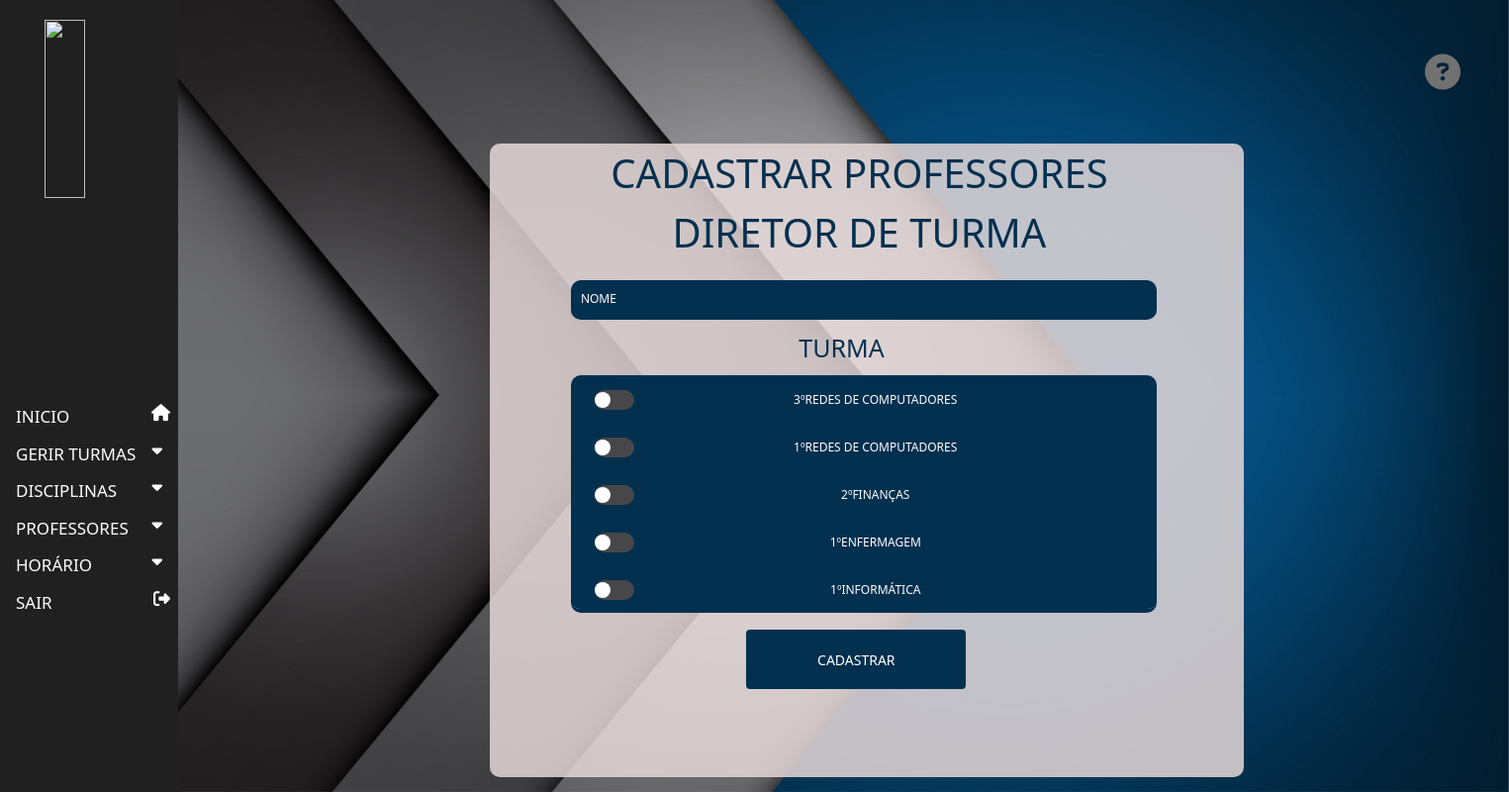
The page /inicio.php?pg=cad_dt on the database its author committed.
### tables this page shows
CREATE TABLE `turma` (
  `id_turma` int(5) UNSIGNED NOT NULL,
  `curso` varchar(200) DEFAULT NULL,
  `ano` varchar(200) DEFAULT NULL
);

### inicio.php (the view, shortened to what this page needs)
<?php
require_once('head.php');
require_once('nav.php');
?>
<!DOCTYPE html>
<html>
<?php echo $head;?>
<body onload="myFunction()"  id="myDiv">
<?php echo $nav?>
<div class="main ">
  <div class="fun">
    <div class="conteudo" id="hh">
      <div onclick="ajuda()" class="ajuda slideLeft">
        <button class="aju"><i class="fas fa-question-circle aj fa-3x"></i></button>
      </div>
<?php
   if (isset($_GET['pg']) && $_GET['pg'] == 'cad_dt') {
        if (isset($_GET['nome'])) {
      $nome = $_GET['nome'];
      $id = $_GET['id'];
      $ser = "atu";
    }else{
      $nome = null;
      $id = null;
      $ser = "inse";
    }
    require_once('param.php');
    echo '
    <div class = "caixa_pro mb-4 expandOpen ">
        <label class="ca_p slideDown">Cadastrar Professores Diretor de Turma</label>
    <form class="form" method="post" action="crud/cad_pdt.php?ser='.$ser.'&&id='.$id.'">
      <input class="input_prof slideLeft " value="'.$nome.'" type="text" placeholder="Nome" name="nome" required><br>
      <div  class="lb_p"><label>Turma</label></div>
    <div class="cx_prof slideLeft " name="turma">
     ';
          $query_tur = "SELECT * FROM `turma`";
          $sql_tur = mysqli_query($conexao,$query_tur);
          while ($value = mysqli_fetch_assoc($sql_tur)) {
            $id = $value['id_turma'];
            $ano = $value['ano'];
            $nome = $value['curso'];
            echo '<tr><th>
                  <label class="switch">
                  <input type="checkbox" name="turma" value="'.$id.'">
                  <span class="slider round"></span>
                  '.$ano.'º'.$nome.'
                  </label>';
            echo "</th><tr>";
          }
      echo'</div>
      <button class="btn prof p">Cadastrar</button>
    </form>
    </div>';
   }
?>
</div>
</div>
</div>
</body>
</html>

### estilo.css (style rules this page uses)
body,label,button { font-family: Candara,Calibri,Segoe,Segoe UI,Optima,Arial,sans-serif; text-transform: uppercase !important; overflow-y: hidden; overflow-x: hidden; font-weight: 300 !important; }
i { float: right; }
.ca_p { margin-left: 9%; width: 80%; font-size: 40px; text-align: center; align-items: center; color: #03304f; font-weight: 300; }
.main { margin-left: 180px; font-size: 12px !important; }
.aju { background-color: transparent; border: none; }
.ajuda { width: 40%; margin-left: 96%; }
.aj { color: #717171; transition: 0.5s; }
body { margin: 0; }
input, select { border: none; margin-top: 10px; width: 98%; height: 40px; background: #fff; padding: 10px; border-radius: 10px !important; text-transform: uppercase; border: 3px solid #03304f; }
.form { margin-left: 3%; }
.fun { padding-bottom: 3%; padding-left: 3%; padding-right: 3%; padding-top: 4%; background-image: url(login/images/bg-02.jpg); left: 20%; z-index: -1; min-height: 100vh; background-attachment: fixed; background-position: center; background-repeat: no-repeat; background-size: cover; }
.slider { position: absolute; cursor: pointer; top: 0; left: 0; right: 0; bottom: 0; background-color: #ccc; -webkit-transition: .4s; transition: .4s; width: 40px; height: 20px; }
.slider:before { position: absolute; content: ""; height: 12px; width: 12px; left: 4px; bottom: 4px; background-color: white; -webkit-transition: .4s; transition: .4s; }
.slider.round { border-radius: 34px; }
.slider.round:before { border-radius: 50%; }
.switch { position: relative; display: grid; height: 40px; margin-left: 24px; margin-top: 0px; text-align: center; }
.slider { position: absolute; cursor: pointer; top: 15px; left: -0px; right: 0px; bottom: 0px; background-color: #474749; -webkit-transition: .4s; transition: .4s; }
.slider:before { position: absolute; content: ""; height: 16px; width: 16px; left: 0px; bottom: 0px; top: 2px; background-color: white; -webkit-transition: .3s; transition: 0.5s; }
.caixa_pro { width: 50%; overflow-y: scroll; overflow-x: hidden; background-color: #e6d9d9d9; border-radius: 10px; margin-left: 18%; position: absolute; margin-top: 3.5%; height: 80vh; }
.input_prof { margin-top: 10px; margin-bottom: 10px; background: #03304f; width: 80%; color: #fff; overflow-y: scroll; margin-left: 8%; border-radius: 10px !important; text-transform: uppercase; border: none; border-bottom: 4px solid #03304f; transition: 0.2s; }
.lb_p { color: #03304f; margin-bottom: -10px; text-align: center; width: 90%; }
.lb_p label { font-size: 25px; font-weight: 500 !important; }
.cx_prof { height: 30vh; margin-top: 10px; margin-bottom: 10px; background: #03304f; width: 80%; color: #fff; overflow-y: scroll; overflow-x: hidden; margin-left: 8%; border-radius: 10px !important; text-transform: uppercase; border: none; border-bottom: 4px solid #03304f; transition: 0.2s; }
::placeholder { text-transform: uppercase !important; font-size: 12px; color: white; }
.prof { width: 30%; margin-top: 0.8%; margin-left: 32%; height: 60px; background: #03304f; font-size: 14px; border: 3px solid #03304f; color: white; transition: 0.3s; }
.p { margin-top: 1%; margin-bottom: 1%; }
.slideDown { animation-name: slideDown; -webkit-animation-name: slideDown; animation-duration: 2s; -webkit-animation-duration: 1s; animation-timing-function: ease; -webkit-animation-timing-function: ease; visibility: visible !important; }
.slideLeft { animation-name: slideLeft; -webkit-animation-name: slideLeft; animation-duration: 1s; -webkit-animation-duration: 1s; animation-timing-function: ease-in-out; -webkit-animation-timing-function: ease-in-out; visibility: visible !important; }
.expandOpen { animation-name: expandOpen; -webkit-animation-name: expandOpen; animation-duration: 1.2s; -webkit-animation-duration: 1.2s; animation-timing-function: ease-out; -webkit-animation-timing-function: ease-out; visibility: visible !important; }

### rows shown on the page
turma: ano "3", curso "REDES DE COMPUTADORES"
turma: ano "1", curso "REDES DE COMPUTADORES"
turma: ano "2", curso "FINANÇAS"
turma: ano "1", curso "ENFERMAGEM"
turma: ano "1", curso "INFORMÁTICA"
